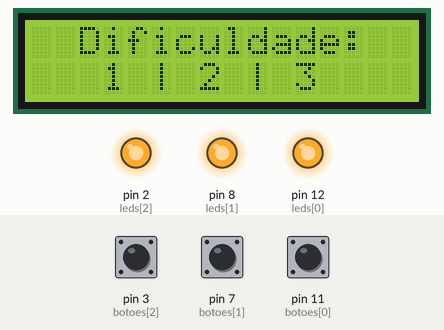
This sketch was run on a simulated Arduino Uno, built with avr-gcc and run on an emulated ATmega328P. On the bench: 16×2 character LCD, output pins drawn as LEDs (lit = HIGH). Inputs (shaded band) come from the test bench; at power-on: pin 3 (botoes[2]) HIGH, pin 7 (botoes[1]) HIGH, pin 11 (botoes[0]) HIGH. Random numbers use the default seed unless the sketch sets one.

Above: at 0.8 s.
0.9 s: pin 3 (botoes[2]) pulled LOW for 0.15 s
At 1.4 s:
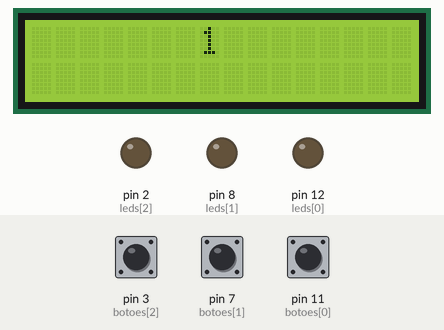
4.0 s: pin 7 (botoes[1]) pulled LOW for 1 s
At 6.2 s:
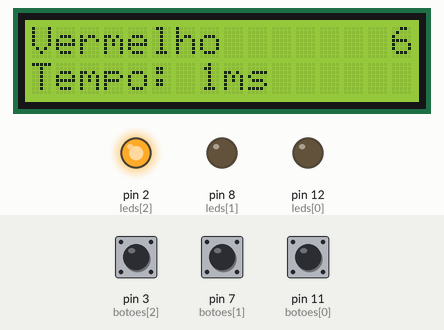
6.6 s: pin 11 (botoes[0]) pulled LOW for 3.2 s
At 12.4 s:
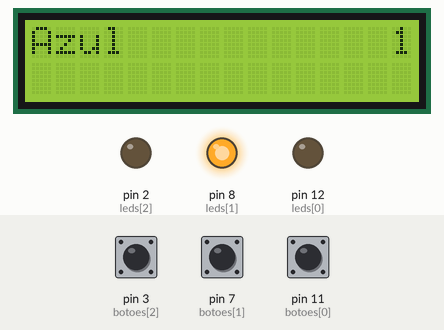
12.7 s: pin 3 (botoes[2]) pulled LOW for 1 s
At 14.9 s:
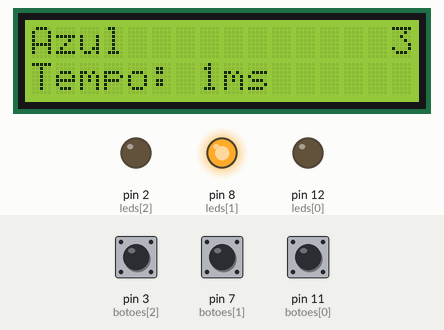
15.2 s: pin 7 (botoes[1]) pulled LOW for 0.15 s
At 15.6 s:
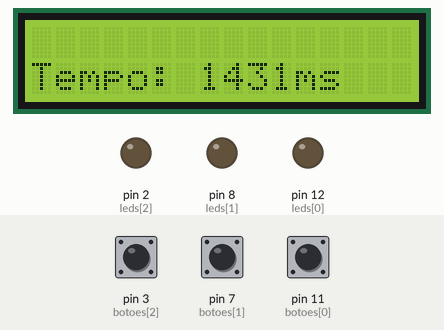
17.2 s: pin 3 (botoes[2]) pulled LOW for 3.2 s
At 21.7 s:
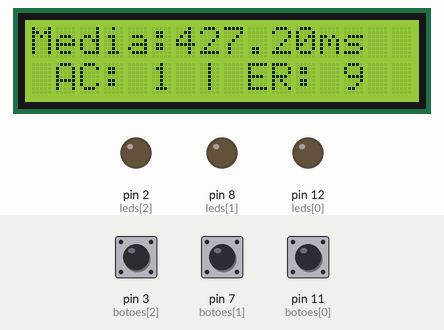
Timing chart, 0 to 23.2 s (numbered marks = the images above; inputs shaded):
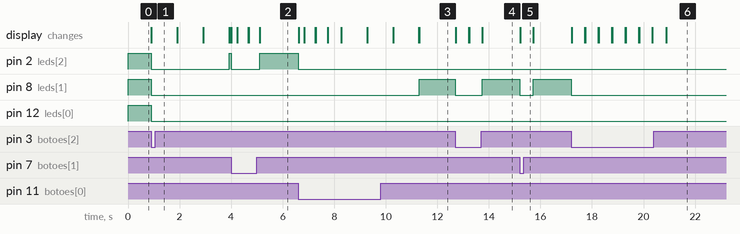

The sketch:

jogoTempoReacao.ino
```cpp
/*
 * Apertou: 0
 * Soltou: 1
*/
#include <Wire.h>
#include <LiquidCrystal_I2C.h>

LiquidCrystal_I2C lcd(0x27,2,1,0,4,5,6,7,3, POSITIVE);

int leds[3] = {12,8,2};
int botoes[3] = {11,7,3};

int numero;
int numeroAnterior=0;
int tempoDelay;
int tempoms;
int partidas;
int media;
byte acertos=0;
byte erros=0;
String dificuldade;

void setup() {
  for(int i=0;i<3;i++){
    pinMode(botoes[i], INPUT_PULLUP);
    pinMode(leds[i], OUTPUT);
    digitalWrite(leds[i], HIGH);
  }
  digitalWrite(leds[1], HIGH);
  digitalWrite(leds[1], HIGH);
  digitalWrite(leds[1], HIGH);
  lcd.begin (16,2);
  lcd.setBacklight(HIGH);
  randomSeed(analogRead(0));
  digitalWrite(leds[1], HIGH);
  dificuldade = configuracoesJogo();
}

String configuracoesJogo(){
  erros=0;
  acertos=0;
  media=0;
  partidas=0;
  lcd.clear();
  lcd.setCursor(0,0);
  lcd.print("  Dificuldade:");
  lcd.setCursor(0,1);
  lcd.print("   1 | 2 | 3");
  boolean libera = true;
  while(libera){
    byte bt1 = digitalRead(botoes[0]);
    byte bt2 = digitalRead(botoes[1]);
    byte bt3 = digitalRead(botoes[2]);
    if(bt1 == LOW){
      dificuldade = "facil";
      libera = false;
    }
    else if(bt2 == LOW){
      dificuldade = "medio";
      libera = false;
    }
    else if(bt3 == LOW){
      dificuldade = "dificil";
      libera = false;
    }
  }
  for(int i=0;i<3;i++){
    digitalWrite(leds[i], LOW);
  }
  lcd.clear();
  lcd.setCursor(7,0);
  lcd.print("1");
  delay(1000);
  lcd.clear();
  lcd.setCursor(7,0);
  lcd.print("2");
  delay(1000);
  lcd.clear();
  lcd.setCursor(7,0);
  lcd.print("3");
  delay(1000);
  lcd.clear();
  return dificuldade;
}

void loop() {
  if(partidas != 9){
    lcd.setCursor(15,0);
    lcd.print(partidas+1);
  } else {
    lcd.setCursor(14,0);
    lcd.print(partidas+1);
  }

  if(dificuldade == "facil"){
    numero = random(2);
    numeroAnterior = numero;
    tempoDelay = 500;
    iniciarJogo(numero, tempoDelay);
  }
  else if(dificuldade == "medio"){
    numero = random(3);
    numeroAnterior = numero;
    tempoDelay = 500;
    iniciarJogo(numero, tempoDelay);
  }
  else if(dificuldade == "dificil"){
    numero = random(3);
    while(numero == numeroAnterior){
      numero = random(3);
    }
    numeroAnterior = numero;
    tempoDelay = 200;
    iniciarJogo(numero, tempoDelay);
  }

  partidas++;
  if(partidas == 10){
    lcdResultado();
  }
}

void iniciarJogo(int numero, int tempoDelay){
  lcdCor(numero);
  tempoms = 0;
  digitalWrite(leds[numero], HIGH);
  boolean libera = true;
  while(libera){
    byte bt1 = digitalRead(botoes[0]);
    byte bt2 = digitalRead(botoes[1]);
    byte bt3 = digitalRead(botoes[2]);
    if(bt1 == LOW){
      if(numero == 0){
        acertos++;
      } else {
        erros++;
      }
      libera = false;
    }
    else if(bt2 == LOW){
      if(numero == 1){
        acertos++;
      } else {
        erros++;
      }
      libera = false;
    }
    else if(bt3 == LOW){
      if(numero == 2){
        acertos++;
      } else {
        erros++;
      }
      libera = false;
    }
    delay(1);
    tempoms++;
  }
  digitalWrite(leds[numero], LOW);
  lcd.clear();
  lcdTempo(tempoms);
  media+=tempoms;
  delay(tempoDelay);
}

void lcdCor(int numero){
  lcd.setCursor(0,0);
  switch(numero){
    case 0:
      lcd.print("Amarelo");
      break;
    case 1:
      lcd.print("Azul");
      break;
    case 2:
      lcd.print("Vermelho");
      break;
  }
}

void lcdTempo(int tempo){
  lcd.setCursor(0,1);
  lcd.print("Tempo: " + String(tempoms) + "ms");
}

void lcdResultado(){
  lcd.clear();
  lcd.setCursor(0,0);
  lcd.print("Media:" + String(media/10.0) + "ms");
  lcd.setCursor(0,1);
  lcd.print(" AC: " + String(acertos) + " | " + "ER: " + String(erros));
  while(digitalRead(botoes[0]) && digitalRead(botoes[1]) && digitalRead(botoes[2])){
  }
  lcd.clear();
  delay(500);
  configuracoesJogo();
}
```

Measured:
- after the input at 0.9 s, pin 2 (leds[2]): HIGH → LOW at once, → HIGH 3.0 s later; pin 8 (leds[1]), pin 12 (leds[0]): HIGH → LOW at once; the display: changes at once (image 1)
- after the input at 4.0 s, pin 2 (leds[2]): HIGH → LOW at once, → HIGH 1.1 s later; the display: first changes at once (image 2 shows a later state)
- after the input at 6.6 s, pin 2 (leds[2]): HIGH → LOW at once; pin 8 (leds[1]): LOW → HIGH after 4.7 s; the display: first changes at once (image 3 shows a later state)
- after the input at 12.7 s, pin 8 (leds[1]): HIGH → LOW at once, → HIGH 1.0 s later; the display: first changes at once (image 4 shows a later state)
- after the input at 15.2 s, pin 8 (leds[1]): HIGH → LOW at once, → HIGH 0.52 s later; the display: changes at once (image 5)
- after the input at 17.2 s, pin 8 (leds[1]): HIGH → LOW at once; the display: first changes at once (image 6 shows a later state)
